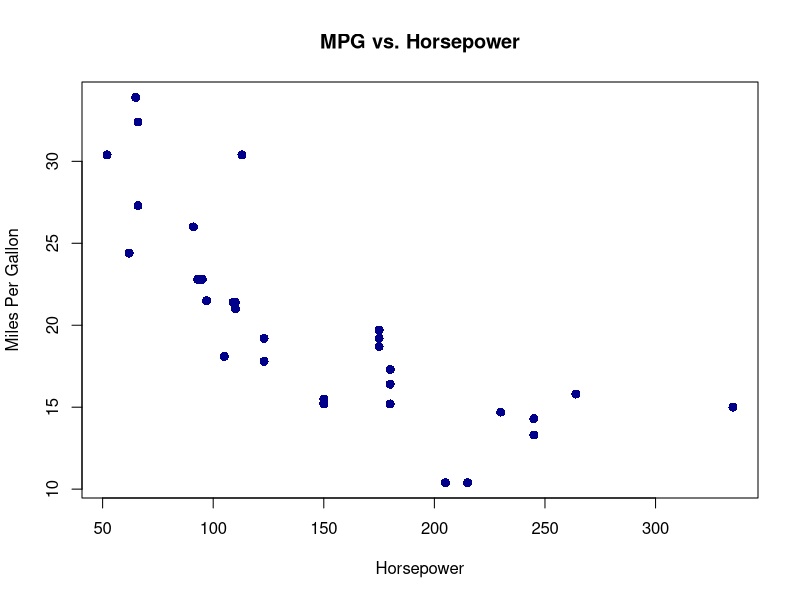

The R source for this figure:
## ---- chunk 1
data(mtcars)
plot(mtcars$hp, mtcars$mpg,
     main = "MPG vs. Horsepower",
     xlab = "Horsepower",
     ylab = "Miles Per Gallon",
     pch = 16,        # Solid circles
     col = "darkblue", # Dark blue colour
     cex = 1.2)       # Larger points
